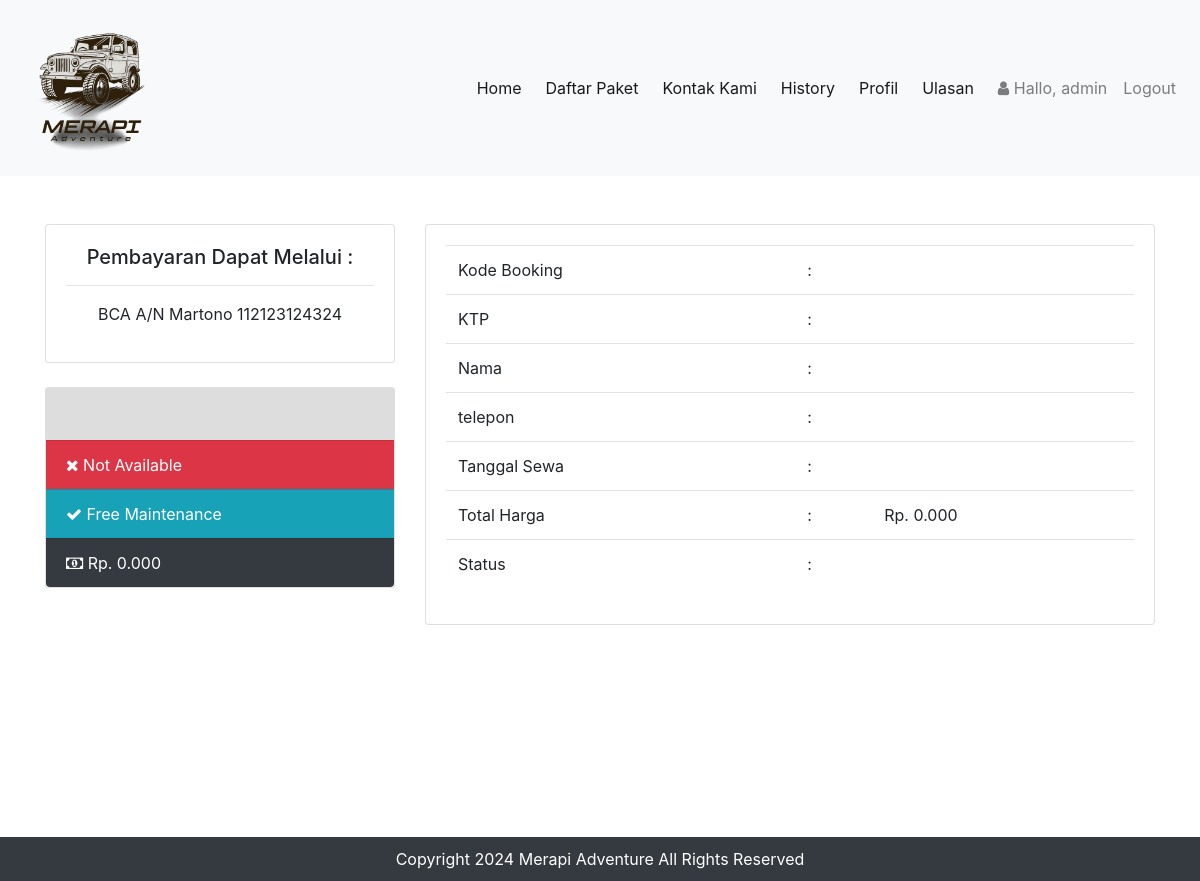
/bayar.php?id=1717149863 (signed in), run on an earlier commit of the app's database.
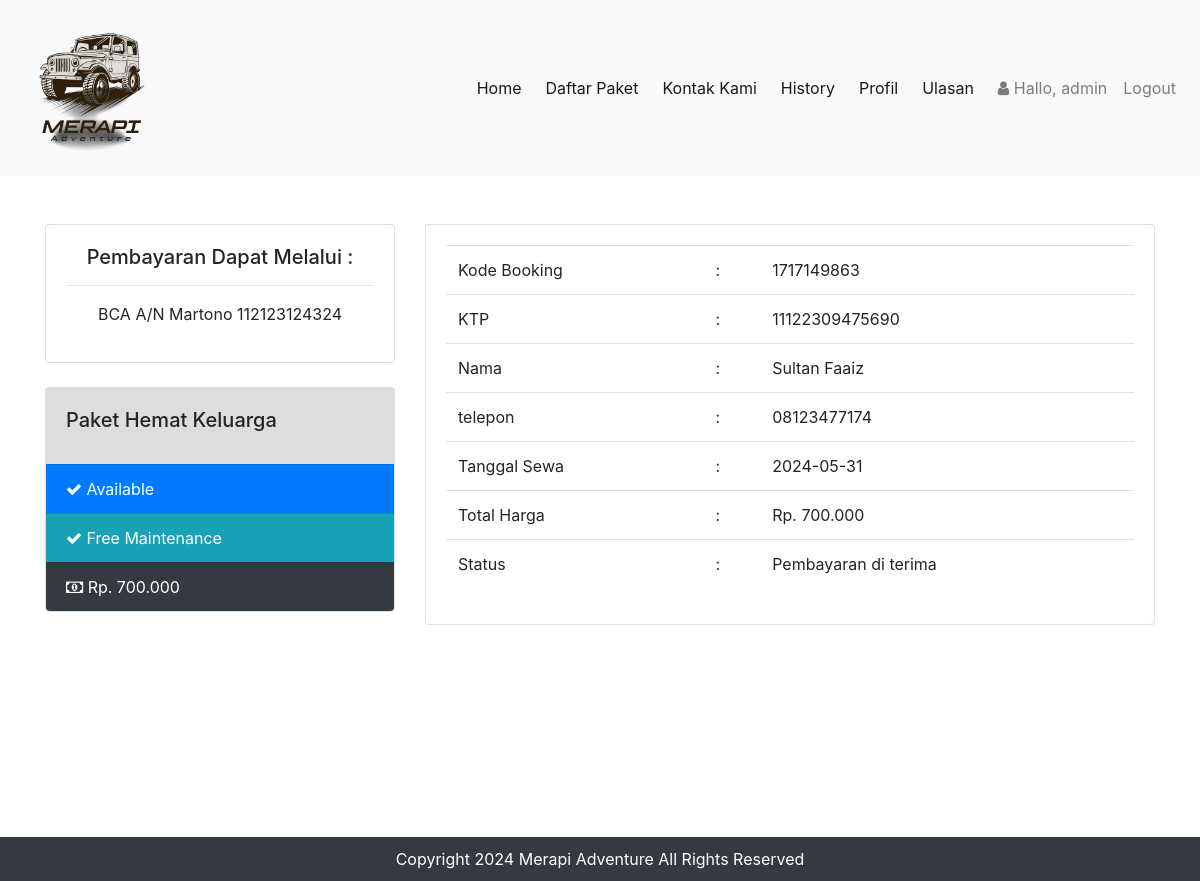
And on a later commit of the database.
### tables this page shows
CREATE TABLE `rute` (
  `id_rute` int(11) NOT NULL,
  `nama_paket` varchar(255) DEFAULT NULL,
  `harga` varchar(225) NOT NULL,
  `deskripsi` varchar(255) NOT NULL,
  `status` varchar(255) NOT NULL,
  `gambar` text NOT NULL
);

CREATE TABLE `booking` (
  `id_booking` int(15) NOT NULL,
  `kode_booking` varchar(255) NOT NULL,
  `id_login` int(15) NOT NULL,
  `id_rute` int(15) NOT NULL,
  `ktp` varchar(255) NOT NULL,
  `nama` varchar(255) NOT NULL,
  `alamat` varchar(255) NOT NULL,
  `no_tlp` varchar(20) NOT NULL,
  `tanggal` varchar(255) NOT NULL,
  `total_harga` int(15) NOT NULL,
  `konfirmasi_pembayaran` varchar(255) NOT NULL,
  `tgl_input` varchar(255) NOT NULL
);

### koneksi/koneksi.php (called while the page is built, shortened)
<?php
$user = 'root';
$pass = '';
   $koneksi = new PDO("mysql:host=localhost;dbname=merapiadventure", $user, $pass);
    $sql_web = "SELECT * FROM infoweb WHERE id = 1";
    $row_web = $koneksi->prepare($sql_web);
    $row_web->execute();
    $infoweb = $row_web->fetch(PDO::FETCH_OBJ);
?>

### bayar.php (the view, shortened to what this page needs)
<?php
require 'koneksi/koneksi.php';
include 'header.php';
$kd_booking = $_GET['id'];
$hasil = $koneksi->query("SELECT * FROM booking WHERE kode_booking = '$kd_booking'")->fetch();
$id = $hasil['id_rute'];
$isi = $koneksi->query("SELECT * FROM rute WHERE id_rute = '$id'")->fetch();
?>
<br>
<br>
<div class="container">
    <div class="row">
        <div class="col-sm-4">
            <div class="card">
                <div class="card-body text-center">
                    <h5>Pembayaran Dapat Melalui :</h5>
                    <hr />
                    <p> <?= $infoweb->no_rek; ?> </p>
                </div>
            </div>
            <br />
            <div class="card">
                <div class="card-body" style="background:#ddd">
                    <h5 class="card-title"><?php echo $isi['nama_paket']; ?></h5>
                </div>
                <ul class="list-group list-group-flush">
                    <?php if ($isi['status'] == 'Tersedia') { ?>
                        <li class="list-group-item bg-primary text-white">
                            <i class="fa fa-check"></i> Available
                        </li>
                    <?php } else { ?>
                        <li class="list-group-item bg-danger text-white">
                            <i class="fa fa-close"></i> Not Available
                        </li>
                    <?php } ?>
                    <li class="list-group-item bg-info text-white"><i class="fa fa-check"></i> Free Maintenance</li>
                    <li class="list-group-item bg-dark text-white">
                        <i class="fa fa-money"></i> Rp. <?php echo number_format($isi['harga']); ?>.000
                    </li>
                </ul>
            </div>
        </div>
        <div class="col-sm-8">
            <div class="card">
                <div class="card-body">
                    <table class="table">
                        <tr>
                            <td>Kode Booking </td>
                            <td> :</td>
                            <td><?php echo $hasil['kode_booking']; ?></td>
                        </tr>
                        <tr>
                            <td>KTP </td>
                            <td> :</td>
                            <td><?php echo $hasil['ktp']; ?></td>
                        </tr>
                        <tr>
                            <td>Nama </td>
                            <td> :</td>
                            <td><?php echo $hasil['nama']; ?></td>
                        </tr>
                        <tr>
                            <td>telepon </td>
                            <td> :</td>
                            <td><?php echo $hasil['no_tlp']; ?></td>
                        </tr>
                        <tr>
                            <td>Tanggal Sewa </td>
                            <td> :</td>
                            <td><?php echo $hasil['tanggal']; ?></td>
                        </tr>
                        <tr>
                            <td>Total Harga </td>
                            <td> :</td>
                            <td>Rp. <?php echo number_format($hasil['total_harga']); ?>.000</td>
                        </tr>
                        <tr>
                            <td>Status </td>
                            <td> :</td>
                            <td><?php echo $hasil['konfirmasi_pembayaran']; ?></td>
                        </tr>
                    </table>
                </div>
            </div>
        </div>
    </div>
</div>
<br>
<br>
<br>
<?php include 'footer.php'; ?>

What changed in the data, as far as the page shows it:
added rute: nama_paket "Paket Hemat Keluarga", harga "700"
added booking: kode_booking "1717149863", ktp "11122309475690", nama "Sultan Faaiz", no_tlp "08123477174", tanggal "2024-05-31", total_harga "700", konfirmasi_pembayaran "Pembayaran di terima"
Also different on the page:
$isi['harga']: "0" → (not shown)
$hasil['total_harga']: "0" → (not shown)
text no longer shown: "Not Available"
text now shown: "Available"
